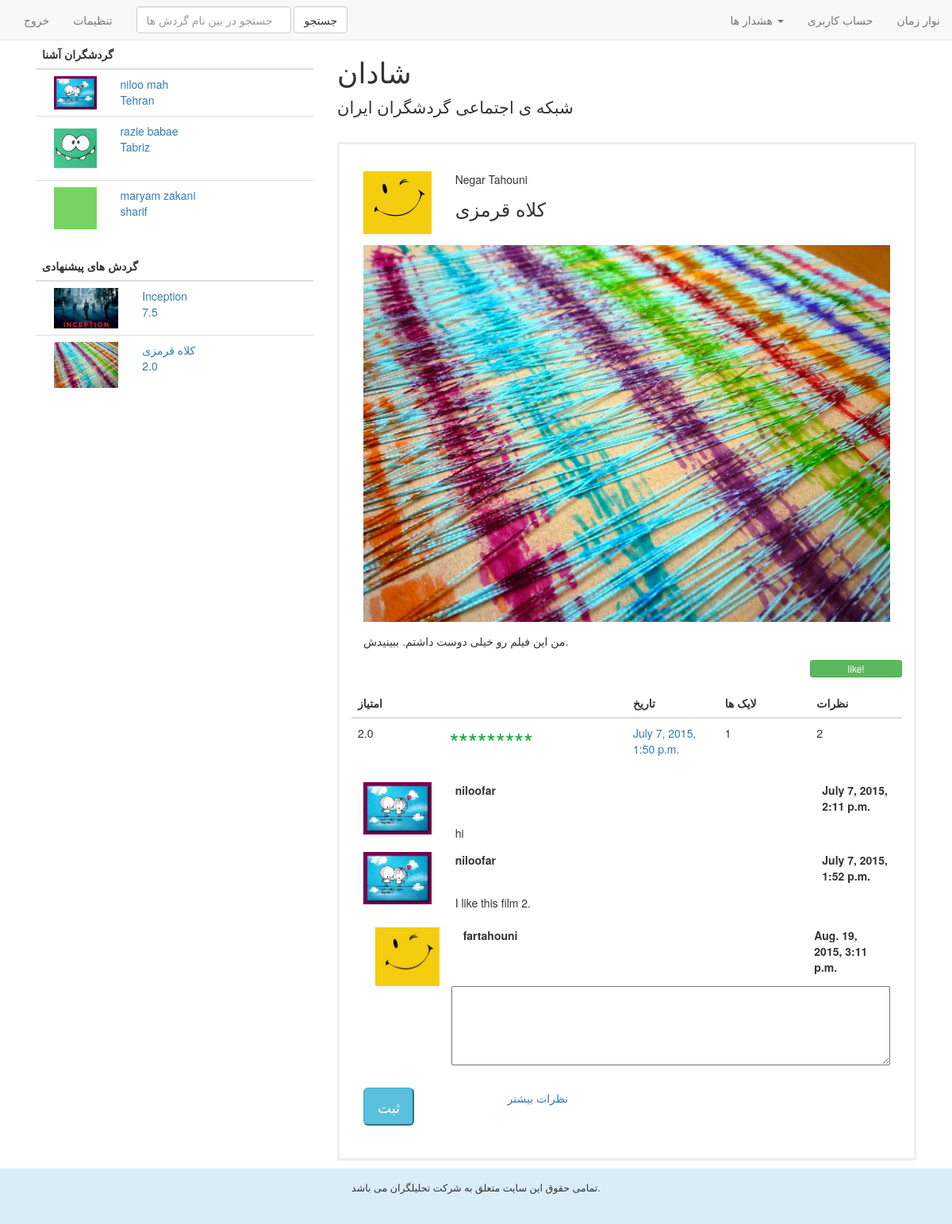
Page /onepost/fartahouni/1/ (signed in) on the earlier database version.
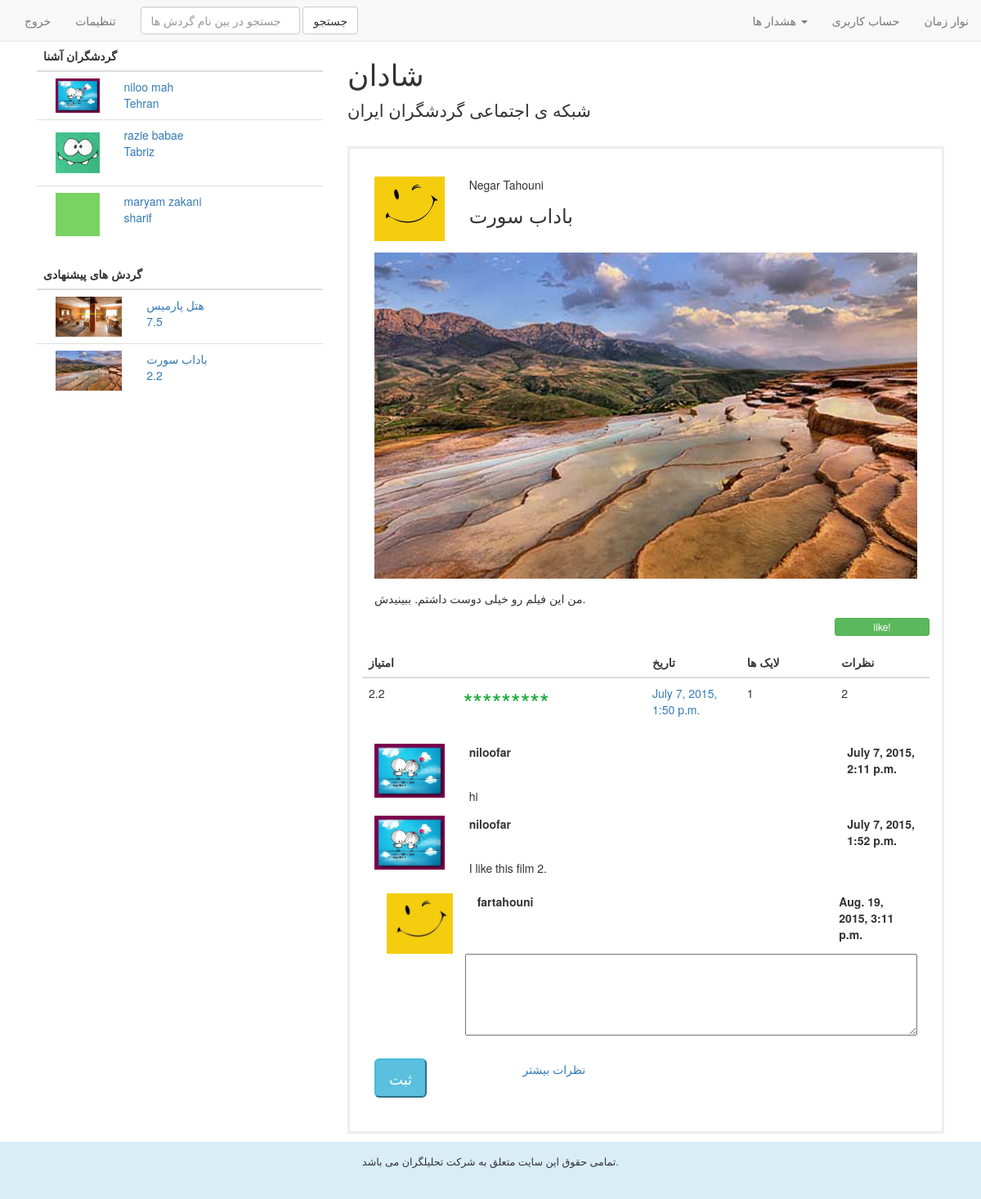
Same page on the later database version.
### network/models.py (models this page shows, shortened)
class Film(models.Model):
    title = models.CharField(max_length=250)
    link = models.CharField(max_length=250)
    picture = models.FileField(upload_to="static/network/img/", default="static/users/img/default.jpg" , null=True, blank=True)
    film_crew = models.OneToOneField(FilmCrew)
    rating = models.FloatField(default=0)
    text = models.TextField()
    total_rate = models.IntegerField(default=0)

class Post(models.Model):
    film = models.ForeignKey(Film)
    body = models.TextField(blank=True, null=True)
    author = models.ForeignKey(Profile)
    pub_date = models.DateTimeField(default=datetime.datetime.now)
    numlike = models.IntegerField(default=0)
    numComments = models.IntegerField(default=0)

### users/models.py (models this page shows, shortened)
class Profile(models.Model):
    user = models.OneToOneField(User)
    location = models.CharField(max_length=250, null=True,blank=True)
    picture = models.FileField(upload_to="static/users/img/", default="static/users/img/default.jpg" , null=True, blank=True)
    birthday = models.DateField()

### network/views.py (the view, shortened to what this page needs)
# urls.py: url(r'^onepost/(?P<username>\w+)/(?P<post_id>\d+)/$' , 'network.views.onepost'),
@login_required()
def onepost(request,username,post_id):
    me = request.user #logined user.
    me_profile = Profile.objects.get(user = me)
    notif = Notification.objects.filter(user = me)
    if notif.__len__() > 4:
        notif = notif[notif.__len__()-4:notif.__len__()]
    profiles = Profile.objects.all()
    films = Film.objects.all()
    cfilm= []
    if films.__len__()<3:
        cfilm = films
    cprof= []
    if profiles.__len__()<10:
        for prof in profiles:
            if prof != me_profile:
                cprof += [prof,]
    user = User.objects.get(username = username)
    author = Profile.objects.get(user = user)
    p = Post.objects.filter(id = post_id)[0]
    comments = PostComment.objects.filter(post = p).order_by('-timestamp')
    liked1 = Like.objects.filter(liker = me)
    liked = []
    for like1 in liked1:
        liked += [like1.post,]
    return render(request,'post.html',{
        'post': p,
        'c':comments,
        'author':author,
        'time': datetime.datetime.now(),
        'me':me,
        'pme':me_profile,
        'likes': liked,
        'cprof':cprof,'cfilm':cfilm,
        'notifs':notif
    })

### network/templates/post.html (shortened to what this page needs)
{% extends "base.html" %}
	{% block post %}
		<section class= "posts , col-md-12">
      <div class="header">
          <img class="small_img , col-md-2" src="/{{ post.author.picture }}" />
        <div class="writer , col-md-10"><storng>{{ post.author.user.first_name }} {{ post.author.user.last_name }}</storng></div>
          <h3 class="title , col-md-10">{{ post.film.title }}</h3>
      </div>
      <div class="info">
        <img  class="big_img , col-md-12" src="/{{ post.film.picture }}">
        <div class="text , col-md-12">
          {{ post.body }}
        </div>
      </div>
        {% if post in likes %}
            <button id="1" name="dislike" class="btn btn-xs  btn-danger , col-md-2 , pull-right" onclick="jlike1(this)"   >unlike!</button>
        {% else %}
            <button id="1" name="like" class="btn btn-xs  btn-success , col-md-2 , pull-right" onclick="jlike1(this)"   >like!</button>
        {% endif %}
      <table class="col-md-12 , table">
        <thead>
          <tr>
            <th class="col-md-2">
                امتیاز
            </th>
            <th class="col-md-4"></th>
            <th class="col-md-2">
                تاریخ
            </th>
            <th class="col-md-2">
                لایک ها
            </th>
            <th class="col-md-2">
                نظرات
            </th>
          </tr>
        </thead>
        <tr>
          <td>{{ post.film.rating }}</td>
          <td class="star">
              *********
          </td>
          <td><a href="../../{{ post.author.user.username }}/{{ post.id }}/">
            {{ post.pub_date }}
          </a></td>
          <td class="numlike">
            {{ post.numlike }}
          </td>
          <td class="numcomment">
            {{ post.numComments }}
          </td>
        </tr>
      </table>
      <table class="comments , col-md-12">
          {% for comment in c %}
          <tr><td>
            <img class="small_img , col-md-2" src= "/{{ comment.user.picture }}" />
            <span class="writer , col-md-8"><strong>{{ comment.user.user.username }}</strong></span>
            <span class="date , col-md-2"><strong>{{ comment.timestamp }}</strong></span>
            <span class="text , col-md-10">
                {{ comment.comment }}
            </span>
          </td></tr>
          {% endfor %}
          <tr><td>
            <span class="comments , col-md-12">
                <img class="small_img , col-md-2 imag" src="/{{ pme.picture }}" />
                <span class="writer , col-md-8" ><strong class="muser">{{ pme.user.username }}</strong></span>
                <span class="date , col-md-2" ><strong class="t">{{ time }}</strong></span>
                <textarea  class="text , col-md-10 big comment"></textarea>
            </span>
          </td></tr>
          <tr>
            <td><span class="col-md-3"><input type="submit" class="comments ,btn btn-info btn-lg" value="ثبت" onclick="add1(this)" /></span>
            <span class="col-md-9"><button name="1" type="button" class="comments ,btn btn-link" >نظرات بیشتر</button></span></td>
          </tr>
      </table>
    </section>
	{% endblock %}

### network/templates/base.html (shortened to what this page needs)
{% load staticfiles %}
<!DOCTYPE html>
<html>
<head lang="en">
    <link rel="stylesheet" type="text/css" href="/../../static/SocialNetwork/css/main.css">
  	<link rel="stylesheet" href="http://maxcdn.bootstrapcdn.com/bootstrap/3.3.4/css/bootstrap.min.css">
</head>
<body>
    <nav class="navbar navbar-default navbar-fixed-top">
      <div class="container-fluid">
          <div class="collapse navbar-collapse">
            <ul class="nav navbar-nav ">
                <li><a href="/logout/">خروج</a></li>
                <li><a href="#">تنظیمات</a></li>
              </ul>
              <form method="get" action="/search/film/" class="navbar-form navbar-left">{% csrf_token %}
                <div class="form-group">
                    <input type="text" name="search_value" class="form-control" placeholder="جستجو در بین نام گردش ها" />
                </div>
                <button type="submit" class="btn btn-default" id="search_link">جستجو</button>
              </form>
          <ul class="nav navbar-nav navbar-right">
                <li class="dropdown">
                    <a class="dropdown-toggle" data-toggle="dropdown" role="button" aria-expanded="false">هشدار ها <span class="caret"></span></a>
                </li>
                <li class={% if timeline_isactive == "active" %}"active"{% else %}""{% endif %}><a href="/profile/{{ me.username }}">
                حساب کاربری
                </a></li>
                <li class={% if timeline_isactive == "active" %}"active"{% else %}""{% endif %}><a href="/timeline/{{ me.username }}">
                نوار زمان
                </a></li>
              </ul>
          </div>
      </div>
    </nav>
    <article class="container">
	    <aside class="col-xs-6 col-md-4 ">
		    <table class="table table-hover , col-md-12">
		    	<thead>
		        	<tr><th>
                        گردشگران آشنا
		        	</th></tr>
		      	</thead>
                {% for prof in cprof %}
		        	<tr><td><a href="/profile/{{ prof.user.username }}" ><img src="/{{ prof.picture }}" class="col-md-3"><span class="col-md-9">{{ prof.user.first_name }} {{ prof.user.last_name }}</span><span class="col-md-9">{{ prof.location }}</span></a></td></tr>
                {% endfor %}
		    </table>
		    <table class="table table-hover , col-md-12">
		    	<thead>
		        	<tr><th>
                        گردش های پیشنهادی
		        	</th></tr>
		      	</thead>
                {% for film in cfilm %}
		        	<tr><td><a href="/film/{{ film.id }}"><img src="/{{ film.picture }}" class="col-md-4"><span class="col-md-8">{{ film.title }}</span><span class="col-md-8">{{ film.rating }}</span></a></td></tr>
                {% endfor %}
		    </table>
		</aside>
	  	<main class="col-xs-12 col-sm-6 col-md-8">
		    <div class="blog-header">
		          <h1 class="blog-title">
                      شادان
		          </h1>
		          <p class="lead blog-description">
                      شبکه ی اجتماعی گردشگران ایران
		          </p>
		    </div>
    		{% block post %}{% endblock %}
    	</main>
  	</article>
  	<footer class="bs-docs-footer , col-md-12 , bg-info , initialism">
    تمامی حقوق این سایت متعلق به شرکت تحلیلگران می باشد.
  	</footer>
</body>
</html>

Differences in the rows shown:
changed Film: picture: a different picture; title "Inception" → "هتل پارمیس"
changed Film: picture: a different picture; title "کلاه قرمزی" → "باداب سورت"; rating "2.0" → "2.2"
changed through a linked row, Post "من این فیلم رو خیلی دوست داشتم. ببینیدش.": film "کلاه قرمزی" → "باداب سورت"; film.picture: a different picture; film.rating "2.0" → "2.2"
